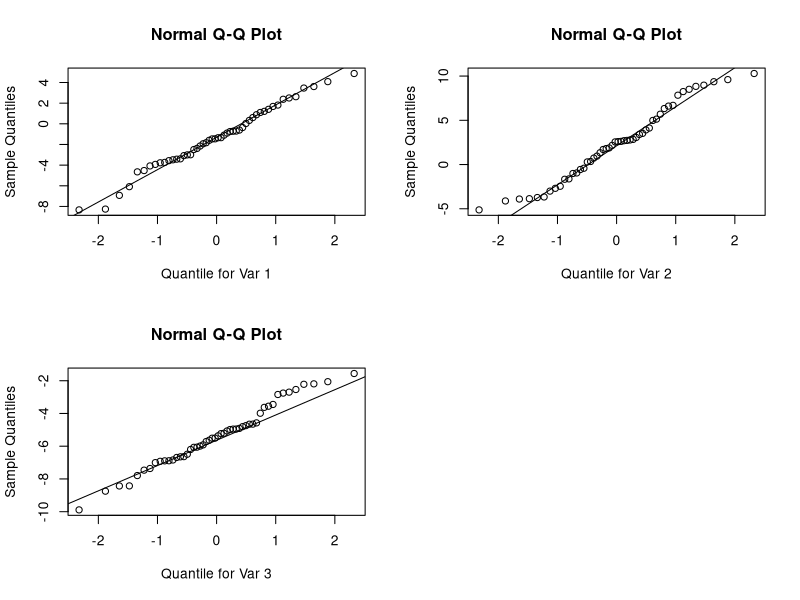
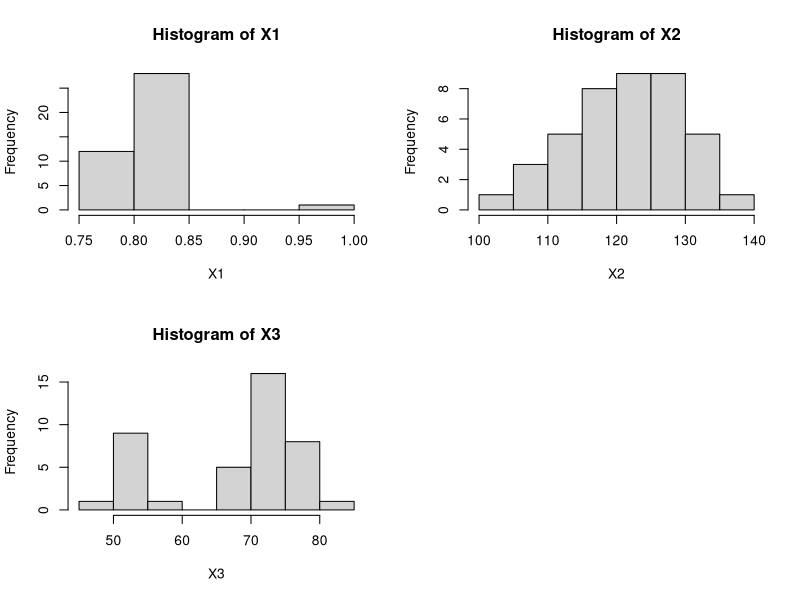
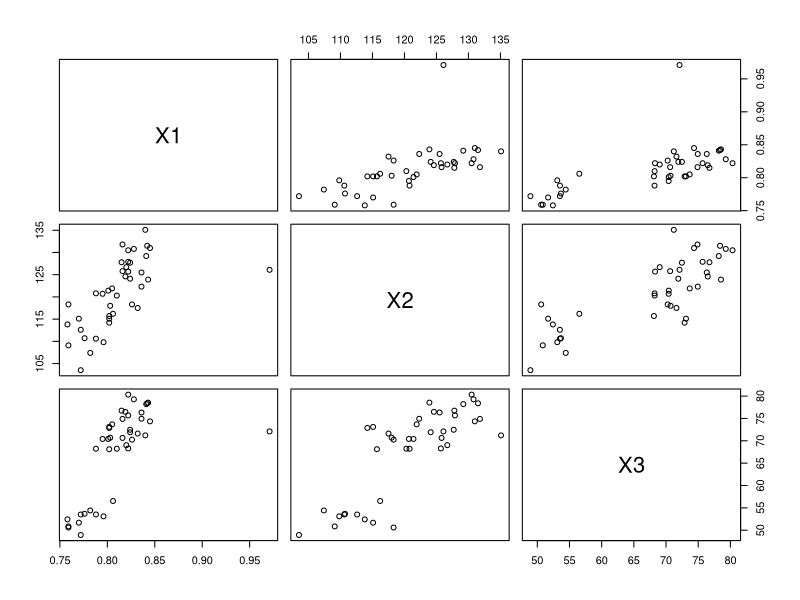
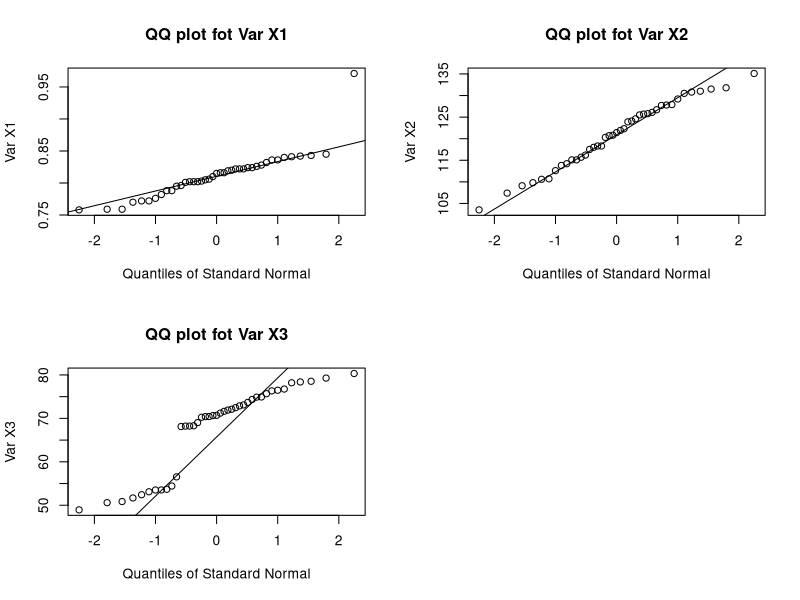
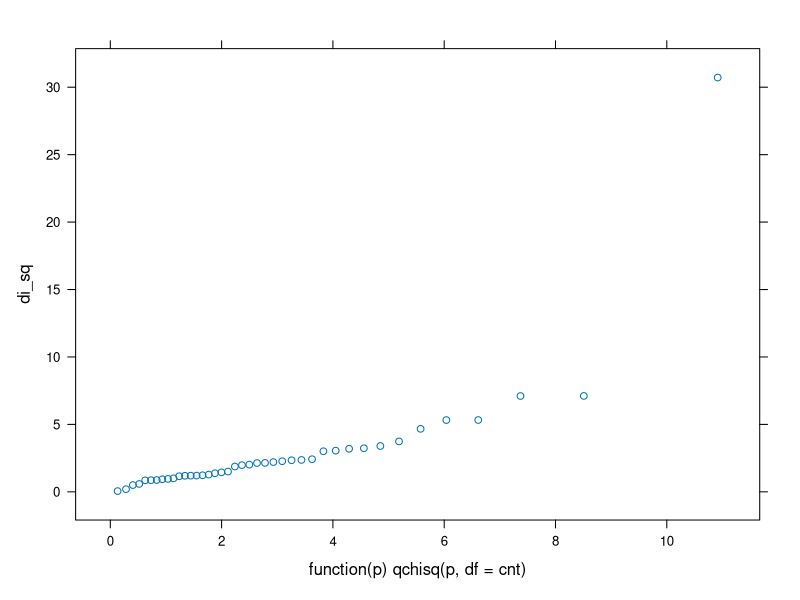

The R source for these figures, in order:
## ---- chunk 1
library(MASS)
# library(rgl)
library(lattice)
options(digits = 4)
## ---- chunk 2
mu <- c(-1, 2, -5)
sigma <- matrix(c(9, 4, 1,
                  4, 16, -1,
                  1, -1, 4), nrow = 3, byrow = TRUE)
## ---- chunk 3
d <- matrix(c(1/3, 0, 0,
              0, 1/4, 0,
              0, 0, 1/2), nrow = 3, byrow = TRUE)

ans <- d %*% sigma %*% d
print(ans)
## ---- chunk 4
a <- matrix(c(1, -1, 1), nrow = 3)
e1 = t(a) %*% mu
var1 = t(a) %*% sigma %*% a

cat("Mean of Z1:", e1[1], "\n")
cat("Variance of Z1:", var1[1], "\n")

## ---- chunk 5
b <- matrix(c(-1, 2, 3), nrow = 3)

e2 = t(b) %*% mu
var2 = t(b) %*% sigma %*% b

cat("Mean of Z2:", e2[1], "\n")
cat("Variance of Z2:", var2[1], "\n")

## ---- chunk 6
cov_z1z2 = t(a) %*% sigma %*% b
cat("Covariance for Z1, Z2: ", cov_z1z2)
## ---- chunk 7
n <- 50
sample_data <- mvrnorm(n, mu, sigma)
cat("Sample mean", colMeans(sample_data), '\n')
cat("Sample Variance", '\n')
cov(sample_data)
## ---- chunk 8
p <- ncol(sample_data)
par(mfrow=c(2,2))
for(i in 1:p){qqnorm(sample_data[,i],xlab=paste("Quantile for Var",i))
    qqline(sample_data[,i])}

## ---- chunk 9
par(mfrow=c(2,2))
data <- read.table('Paper.dat', header = T)
attach(data)
hist(X1)
hist(X2)
hist(X3)

## ---- chunk 10
pairs(data)
## ---- chunk 11
# plot3d(data)
## ---- chunk 12
cat("Sample mean:", colMeans(data), '\n')
cat("Sample Variance", '\n')
cov(data)
## ---- chunk 13
p <- ncol(data)
par(mfrow=c(2,2))
for(i in 1:p){qqnorm(data[,i],xlab="Quantiles of Standard Normal",
                     ylab=paste("Var", colnames(data)[i]),
                     main=paste("QQ plot fot Var", colnames(data)[i]))
    qqline(data[,i])}

## ---- chunk 14
di_sq = mahalanobis(data, colMeans(data), cov(data))
di_sq
## ---- chunk 15
cnt <- 3
qqmath(di_sq,distribution = function(p) qchisq(p,df=cnt))
